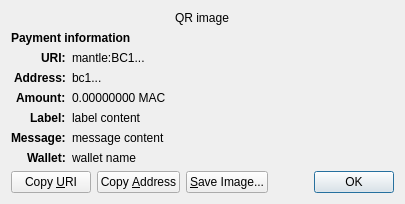
<?xml version="1.0" encoding="UTF-8"?>
<ui version="4.0">
 <class>ReceiveRequestDialog</class>
 <widget class="QDialog" name="ReceiveRequestDialog">
  <property name="geometry">
   <rect>
    <x>0</x>
    <y>0</y>
    <width>413</width>
    <height>229</height>
   </rect>
  </property>
  <property name="windowTitle">
   <string>Request payment to ...</string>
  </property>
  <layout class="QGridLayout" name="gridLayout" columnstretch="0,1">
   <property name="sizeConstraint">
    <enum>QLayout::SetFixedSize</enum>
   </property>
   <item row="0" column="0" colspan="2" alignment="Qt::AlignHCenter">
    <widget class="QRImageWidget" name="qr_code">
     <property name="text">
      <string notr="true">QR image</string>
     </property>
     <property name="textInteractionFlags">
      <set>Qt::NoTextInteraction</set>
     </property>
    </widget>
   </item>
   <item row="1" column="0" colspan="2">
    <widget class="QLabel" name="payment_header">
     <property name="font">
      <font>
       <weight>75</weight>
       <bold>true</bold>
      </font>
     </property>
     <property name="text">
      <string>Payment information</string>
     </property>
     <property name="textInteractionFlags">
      <set>Qt::NoTextInteraction</set>
     </property>
    </widget>
   </item>
   <item row="2" column="0" alignment="Qt::AlignRight|Qt::AlignTop">
    <widget class="QLabel" name="uri_tag">
     <property name="font">
      <font>
       <weight>75</weight>
       <bold>true</bold>
      </font>
     </property>
     <property name="text">
      <string notr="true">URI:</string>
     </property>
     <property name="textFormat">
      <enum>Qt::PlainText</enum>
     </property>
     <property name="textInteractionFlags">
      <set>Qt::NoTextInteraction</set>
     </property>
    </widget>
   </item>
   <item row="2" column="1" alignment="Qt::AlignTop">
    <widget class="QLabel" name="uri_content">
     <property name="text">
      <string notr="true">mantle:BC1...</string>
     </property>
     <property name="textFormat">
      <enum>Qt::RichText</enum>
     </property>
     <property name="wordWrap">
      <bool>true</bool>
     </property>
     <property name="textInteractionFlags">
      <set>Qt::TextSelectableByMouse</set>
     </property>
    </widget>
   </item>
   <item row="3" column="0" alignment="Qt::AlignRight|Qt::AlignTop">
    <widget class="QLabel" name="address_tag">
     <property name="font">
      <font>
       <weight>75</weight>
       <bold>true</bold>
      </font>
     </property>
     <property name="text">
      <string>Address:</string>
     </property>
     <property name="textInteractionFlags">
      <set>Qt::NoTextInteraction</set>
     </property>
    </widget>
   </item>
   <item row="3" column="1" alignment="Qt::AlignTop">
    <widget class="QLabel" name="address_content">
     <property name="text">
      <string notr="true">bc1...</string>
     </property>
     <property name="textFormat">
      <enum>Qt::PlainText</enum>
     </property>
     <property name="textInteractionFlags">
      <set>Qt::TextSelectableByMouse</set>
     </property>
    </widget>
   </item>
   <item row="4" column="0" alignment="Qt::AlignRight|Qt::AlignTop">
    <widget class="QLabel" name="amount_tag">
     <property name="font">
      <font>
       <weight>75</weight>
       <bold>true</bold>
      </font>
     </property>
     <property name="text">
      <string>Amount:</string>
     </property>
     <property name="textInteractionFlags">
      <set>Qt::NoTextInteraction</set>
     </property>
    </widget>
   </item>
   <item row="4" column="1" alignment="Qt::AlignTop">
    <widget class="QLabel" name="amount_content">
     <property name="text">
      <string notr="true">0.00000000 MAC</string>
     </property>
     <property name="textFormat">
      <enum>Qt::PlainText</enum>
     </property>
     <property name="textInteractionFlags">
      <set>Qt::TextSelectableByMouse</set>
     </property>
    </widget>
   </item>
   <item row="5" column="0" alignment="Qt::AlignRight|Qt::AlignTop">
    <widget class="QLabel" name="label_tag">
     <property name="font">
      <font>
       <weight>75</weight>
       <bold>true</bold>
      </font>
     </property>
     <property name="text">
      <string>Label:</string>
     </property>
     <property name="textInteractionFlags">
      <set>Qt::NoTextInteraction</set>
     </property>
    </widget>
   </item>
   <item row="5" column="1" alignment="Qt::AlignTop">
    <widget class="QLabel" name="label_content">
     <property name="text">
      <string notr="true">label content</string>
     </property>
     <property name="textFormat">
      <enum>Qt::PlainText</enum>
     </property>
     <property name="wordWrap">
      <bool>true</bool>
     </property>
     <property name="textInteractionFlags">
      <set>Qt::TextSelectableByMouse</set>
     </property>
    </widget>
   </item>
   <item row="6" column="0" alignment="Qt::AlignRight|Qt::AlignTop">
    <widget class="QLabel" name="message_tag">
     <property name="font">
      <font>
       <weight>75</weight>
       <bold>true</bold>
      </font>
     </property>
     <property name="text">
      <string>Message:</string>
     </property>
     <property name="textInteractionFlags">
      <set>Qt::NoTextInteraction</set>
     </property>
    </widget>
   </item>
   <item row="6" column="1" alignment="Qt::AlignTop">
    <widget class="QLabel" name="message_content">
     <property name="text">
      <string notr="true">message content</string>
     </property>
     <property name="textFormat">
      <enum>Qt::PlainText</enum>
     </property>
     <property name="wordWrap">
      <bool>true</bool>
     </property>
     <property name="textInteractionFlags">
      <set>Qt::TextSelectableByMouse</set>
     </property>
    </widget>
   </item>
   <item row="7" column="0" alignment="Qt::AlignRight|Qt::AlignTop">
    <widget class="QLabel" name="wallet_tag">
     <property name="font">
      <font>
       <weight>75</weight>
       <bold>true</bold>
      </font>
     </property>
     <property name="text">
      <string>Wallet:</string>
     </property>
     <property name="textInteractionFlags">
      <set>Qt::NoTextInteraction</set>
     </property>
    </widget>
   </item>
   <item row="7" column="1" alignment="Qt::AlignTop">
    <widget class="QLabel" name="wallet_content">
     <property name="text">
      <string notr="true">wallet name</string>
     </property>
     <property name="textFormat">
      <enum>Qt::PlainText</enum>
     </property>
     <property name="wordWrap">
      <bool>true</bool>
     </property>
     <property name="textInteractionFlags">
      <set>Qt::TextSelectableByMouse</set>
     </property>
    </widget>
   </item>
   <item row="8" column="0" colspan="2">
    <layout class="QHBoxLayout" name="horizontalLayout">
     <item>
      <widget class="QPushButton" name="btnCopyURI">
       <property name="text">
        <string>Copy &amp;URI</string>
       </property>
       <property name="autoDefault">
        <bool>false</bool>
       </property>
      </widget>
     </item>
     <item>
      <widget class="QPushButton" name="btnCopyAddress">
       <property name="text">
        <string>Copy &amp;Address</string>
       </property>
       <property name="autoDefault">
        <bool>false</bool>
       </property>
      </widget>
     </item>
     <item>
      <widget class="QPushButton" name="btnSaveAs">
       <property name="text">
        <string>&amp;Save Image...</string>
       </property>
       <property name="autoDefault">
        <bool>false</bool>
       </property>
      </widget>
     </item>
     <item>
      <spacer name="horizontalSpacer_2">
       <property name="orientation">
        <enum>Qt::Horizontal</enum>
       </property>
       <property name="sizeHint" stdset="0">
        <size>
         <width>40</width>
         <height>20</height>
        </size>
       </property>
      </spacer>
     </item>
     <item>
      <widget class="QDialogButtonBox" name="buttonBox">
       <property name="focusPolicy">
        <enum>Qt::StrongFocus</enum>
       </property>
       <property name="standardButtons">
        <set>QDialogButtonBox::Ok</set>
       </property>
      </widget>
     </item>
    </layout>
   </item>
  </layout>
 </widget>
 <customwidgets>
  <customwidget>
   <class>QRImageWidget</class>
   <extends>QLabel</extends>
   <header>qt/qrimagewidget.h</header>
  </customwidget>
 </customwidgets>
 <tabstops>
  <tabstop>buttonBox</tabstop>
  <tabstop>btnCopyURI</tabstop>
  <tabstop>btnCopyAddress</tabstop>
  <tabstop>btnSaveAs</tabstop>
 </tabstops>
 <resources/>
 <connections>
  <connection>
   <sender>buttonBox</sender>
   <signal>accepted()</signal>
   <receiver>ReceiveRequestDialog</receiver>
   <slot>accept()</slot>
   <hints>
    <hint type="sourcelabel">
     <x>135</x>
     <y>230</y>
    </hint>
    <hint type="destinationlabel">
     <x>135</x>
     <y>126</y>
    </hint>
   </hints>
  </connection>
 </connections>
</ui>
